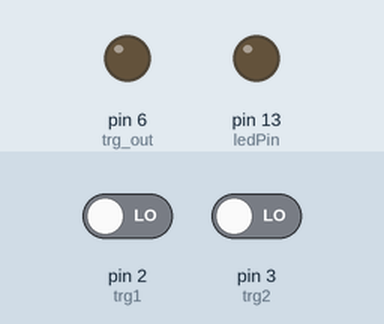
Recording of a sketch running on a simulated Arduino Uno, built with avr-gcc and run on an emulated ATmega328P. Shown: output pins drawn as LEDs (lit = HIGH). Inputs (shaded band) come from the test bench; at power-on: pin 2 (trg1) LOW, pin 3 (trg2) LOW.

Above: at 1.2 s.
1.3 s: pin 2 (trg1) driven HIGH
At 2.2 s:
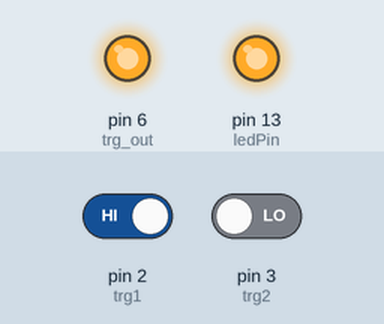
2.8 s: pin 2 (trg1) driven LOW
At 3.4 s:
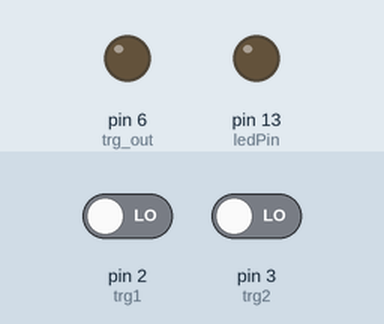
Timing chart, 0 to 5.8 s (numbered marks = the images above; inputs shaded):
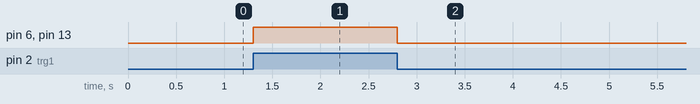

The sketch:

rt_lc4500_exptime.ino
```cpp
const byte ledPin = 13;

const byte trg1 = 2;
const byte trg2 = 3;

const byte trg_out = 6;

bool seqStart = true;

void setup() {

  TIMSK0 &= ~_BV(TOIE0); // disable timer0 overflow interrupt

  pinMode(trg1, INPUT);
  pinMode(trg2, INPUT);
  attachInterrupt(digitalPinToInterrupt(trg1), isr_trg1, CHANGE);
  attachInterrupt(digitalPinToInterrupt(trg2), isr_trg2, RISING);


  pinMode(trg_out, OUTPUT);
  pinMode(ledPin, OUTPUT);
  digitalWrite(trg_out, LOW);
  digitalWrite(ledPin, LOW);
}

void loop() {

}

void isr_trg1() {

    // rising edge
    if (digitalRead(trg1)==HIGH){
      digitalWrite(trg_out,HIGH);
      digitalWrite(ledPin,HIGH);
    // falling edge
    }else{

      if(seqStart)
        delayMicroseconds(100);

      digitalWrite(trg_out,LOW);
      digitalWrite(ledPin,LOW);
      seqStart = false;
    }

}

void isr_trg2() {
  seqStart = true;
}
```

Measured:
- after the input at 1.3 s, pin 6 (trg_out), pin 13 (ledPin): LOW → HIGH at once
- after the input at 2.8 s, pin 6 (trg_out), pin 13 (ledPin): HIGH → LOW at once
